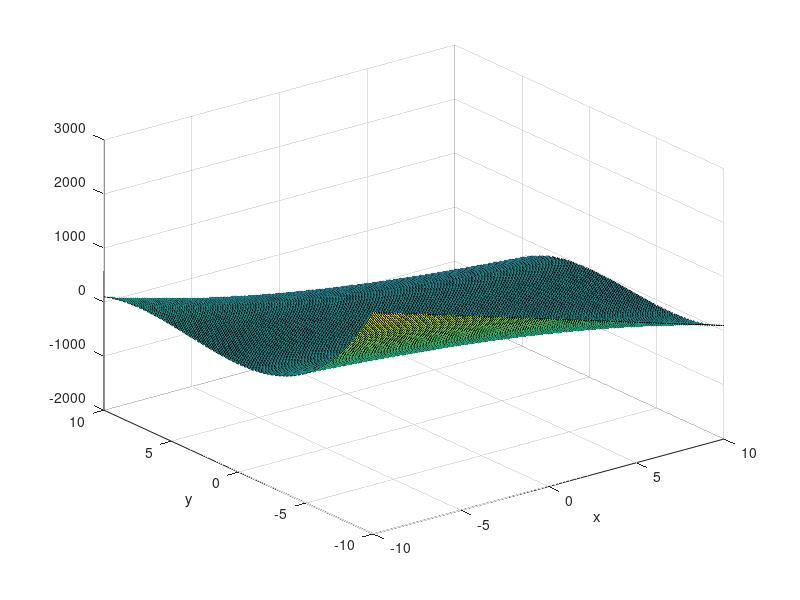

The MATLAB script that drew this image:
x = (-10:0.1:10);
y = (-10:0.1:10);
[r, c] = size(x);
[ry, cy] = size(y);
f = zeros(c, cy);
for i=1:c
    for j=1:cy
          f(i,j) = x(i)*x(i)*(1-x(i)-y(j));
    end
end
hold off;
surf(x,y,f);
xlabel('x');
ylabel('y');